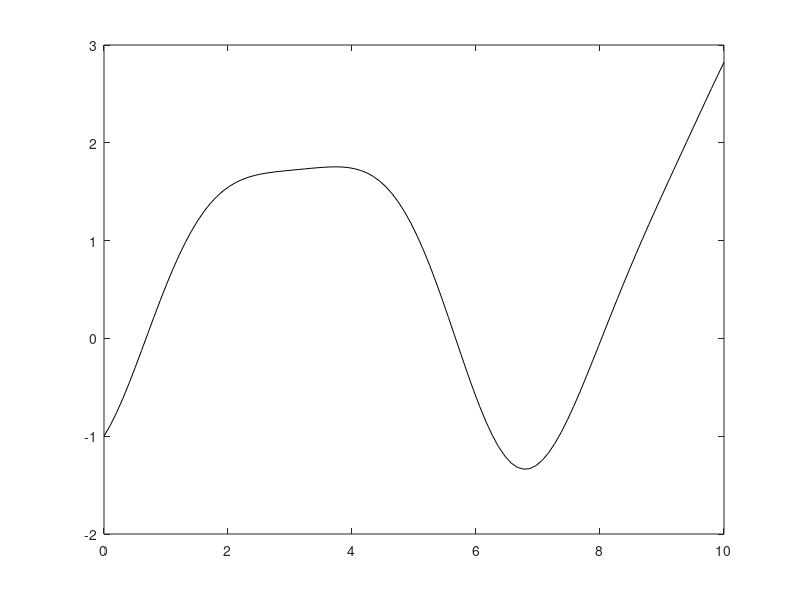

MATLAB code for this plot:
function task2()
    x = linspace(0, 10, 100)';
    y = lsode(@df, [-1, 1], x);
    plot(x, y(:, 1)', 'k-');
endfunction

function f = df(x, t)
    f(1) = x(2);
    f(2) = -(cos(t)+1)*x(1);
endfunction
